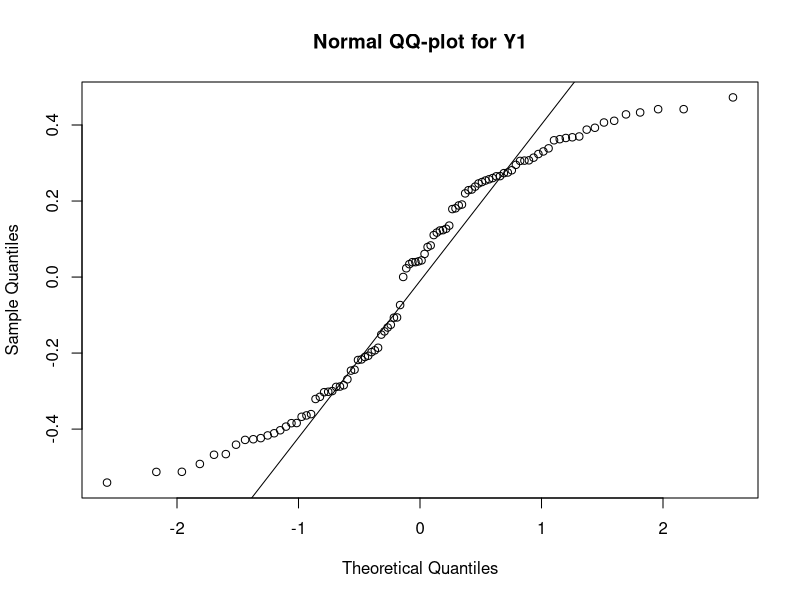
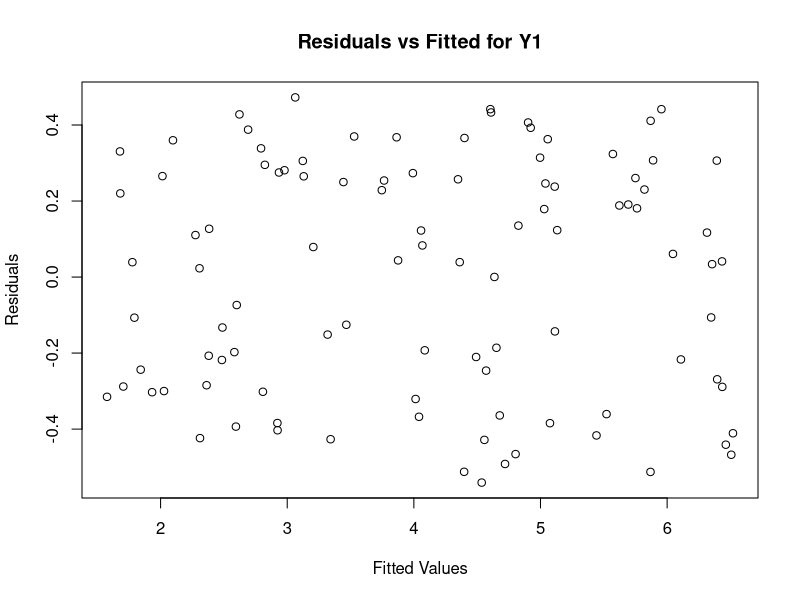
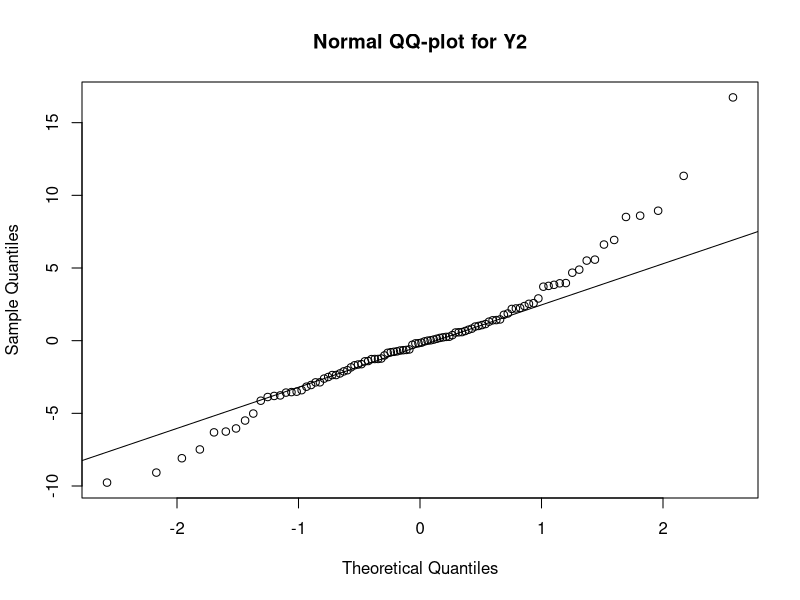
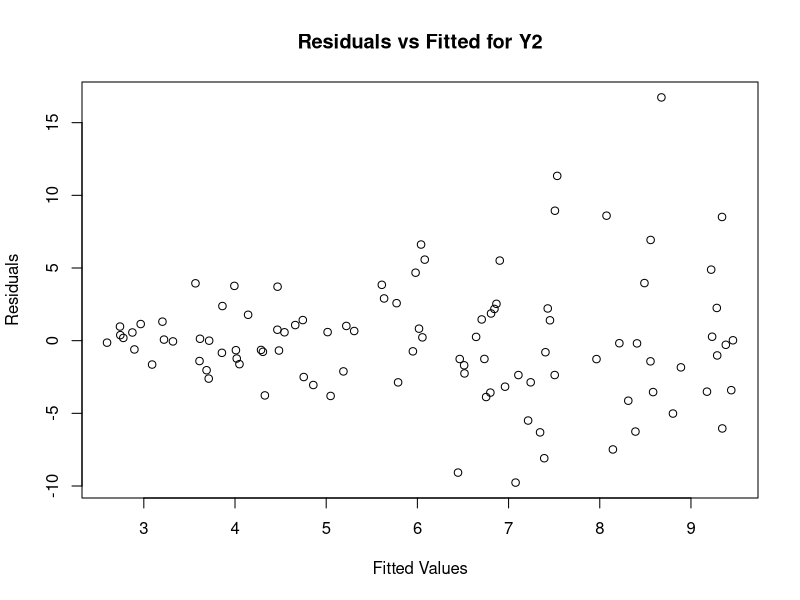
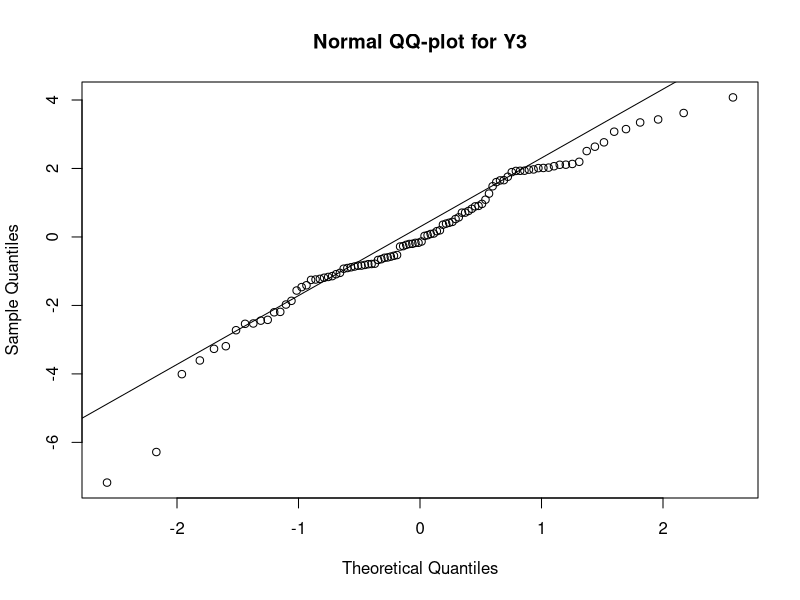
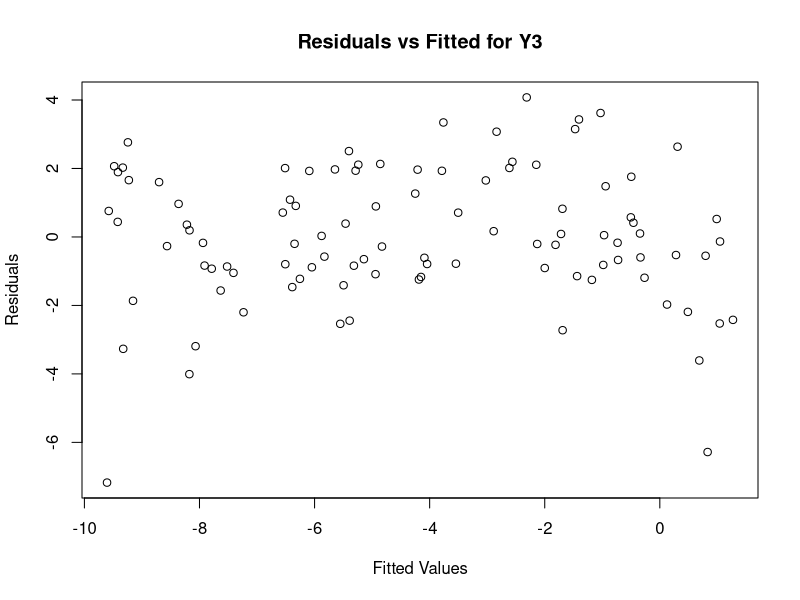

Here is the R script that generated these plots, in order:
# 1. Read the data from the CSV file
# Ensure the file is in your current working directory
data <- read.csv("Residuals_Gaussian.csv")

# -------------------------------------------------------
# Analysis for Y1
# -------------------------------------------------------
# Fit the linear model explaining Y1 by U
lm1 <- lm(Y1 ~ U, data = data)

# Graphical Tool 1: Normal QQ-plot of residuals
# Checks if residuals are normally distributed
qqnorm(lm1$residuals, main = "Normal QQ-plot for Y1")
qqline(lm1$residuals) # Adds a reference line

# Graphical Tool 2: Residuals vs Fitted Values
# Checks for independence/homoscedasticity (no pattern should be visible)
plot(lm1$fitted.values, lm1$residuals, 
     main = "Residuals vs Fitted for Y1",
     xlab = "Fitted Values", ylab = "Residuals")

# -------------------------------------------------------
# Analysis for Y2
# -------------------------------------------------------
# Fit the linear model explaining Y2 by U
lm2 <- lm(Y2 ~ U, data = data)

# Normal QQ-plot
qqnorm(lm2$residuals, main = "Normal QQ-plot for Y2")
qqline(lm2$residuals)

# Residuals vs Fitted Values
plot(lm2$fitted.values, lm2$residuals, 
     main = "Residuals vs Fitted for Y2",
     xlab = "Fitted Values", ylab = "Residuals")

# -------------------------------------------------------
# Analysis for Y3
# -------------------------------------------------------
# Fit the linear model explaining Y3 by U
lm3 <- lm(Y3 ~ U, data = data)

# Normal QQ-plot
qqnorm(lm3$residuals, main = "Normal QQ-plot for Y3")
qqline(lm3$residuals)

# Residuals vs Fitted Values
plot(lm3$fitted.values, lm3$residuals, 
     main = "Residuals vs Fitted for Y3",
     xlab = "Fitted Values", ylab = "Residuals")
